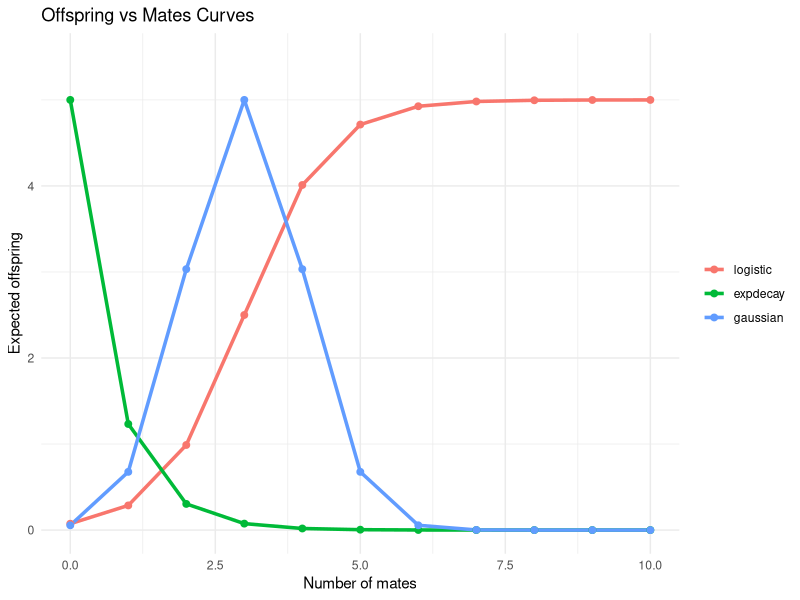

Recreate this plot in R.
#!/usr/bin/env Rscript
# offspring_mate_curves.R
# Plot offspring-vs-mates curves for logistic, exponential decay, and Gaussian models.

args<-commandArgs(trailingOnly=TRUE)
# default parameters
max_offspring <- 5
r <- 1.4
c <- 3
mu <- 3
sigma <- 1
max_mates <- 10
outfile <- "offspring_mate_curves.png"

if(length(args) > 0) {
  params <- as.list(args)
  for (p in params) {
    kv <- strsplit(p, "=")[[1]]
    if(length(kv)==2) {
      key <- kv[1]
      val <- as.numeric(kv[2])
      if(!is.na(val)) {
        if(key == "max_offspring") max_offspring <- val
        if(key == "r") r <- val
        if(key == "c") c <- val
        if(key == "mu") mu <- val
        if(key == "sigma") sigma <- val
        if(key == "max_mates") max_mates <- val
      } else {
        if(key == "outfile") outfile <- kv[2]
      }
    }
  }
}

mates <- 0:max_mates

logistic <- max_offspring/(1 + exp(-r*(mates-c)))
expdecay <- max_offspring * exp(-r*mates)
gaussian <- max_offspring * exp(-((mates-mu)^2)/(2*sigma^2))

library(ggplot2)

df <- data.frame(mates, logistic, expdecay, gaussian)

df_long <- stack(df[, c("logistic", "expdecay", "gaussian")])
df_long$mates <- rep(mates, times=3)
colnames(df_long) <- c("offspring", "model", "mates")

p <- ggplot(df_long, aes(x=mates, y=offspring, color=model)) +
  geom_line(size=1.2) +
  geom_point(size=2) +
  labs(title="Offspring vs Mates Curves",
       x="Number of mates",
       y="Expected offspring") +
  theme_minimal() +
  scale_y_continuous(limits = c(0, max_offspring*1.1)) +
  theme(legend.title = element_blank())

ggsave(outfile, p, width=8, height=5)
cat("Saved plot to", outfile, "\n")
